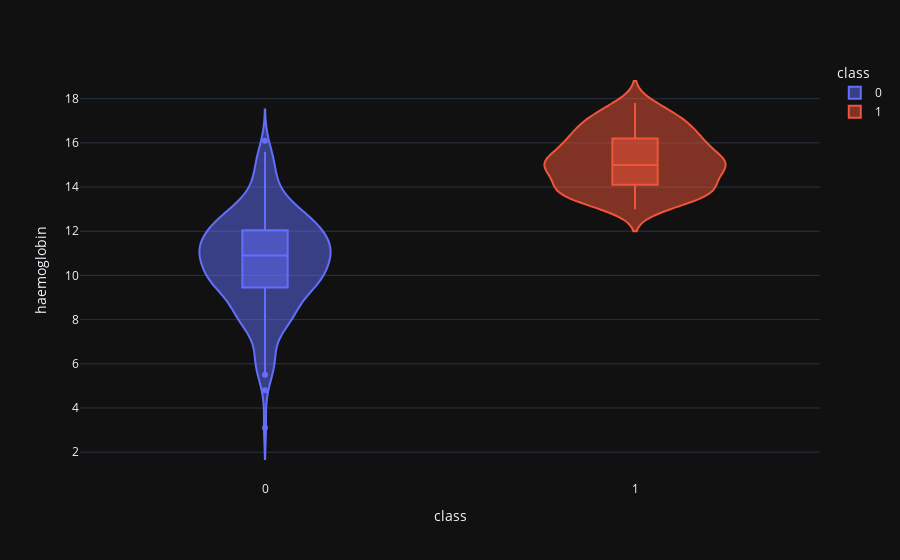

Notebook code cell kept with this figure:
### Code cell
violin('haemoglobin')

### Figure 1 — Plotly figure (JSON) as saved in the notebook; plotly's stock layout.template omitted (floating-point values rounded to 4 significant figures; data arrays with more than 128 entries replaced by an {"elided": "..."} marker saying what was removed)
{"data": [{"alignmentgroup": "True", "box": {"visible": true}, "hovertemplate": "class=%{x}<br>haemoglobin=%{y}<extra></extra>", "legendgroup": "0", "marker": {"color": "#636efa"}, "name": "0", "offsetgroup": "0", "orientation": "v", "scalegroup": "True", "showlegend": true, "type": "violin", "x": {"elided": "250 int values"}, "x0": " ", "xaxis": "x", "y": {"elided": "250 float values"}, "y0": " ", "yaxis": "y"}, {"alignmentgroup": "True", "box": {"visible": true}, "hovertemplate": "class=%{x}<br>haemoglobin=%{y}<extra></extra>", "legendgroup": "1", "marker": {"color": "#EF553B"}, "name": "1", "offsetgroup": "1", "orientation": "v", "scalegroup": "True", "showlegend": true, "type": "violin", "x": {"elided": "150 int values"}, "x0": " ", "xaxis": "x", "y": {"elided": "150 float values"}, "y0": " ", "yaxis": "y"}], "layout": {"legend": {"title": {"text": "class"}, "tracegroupgap": 0}, "margin": {"t": 60}, "violinmode": "overlay", "xaxis": {"anchor": "y", "categoryarray": [0, 1], "categoryorder": "array", "domain": [0, 1], "title": {"text": "class"}}, "yaxis": {"anchor": "x", "domain": [0, 1], "title": {"text": "haemoglobin"}}}}
